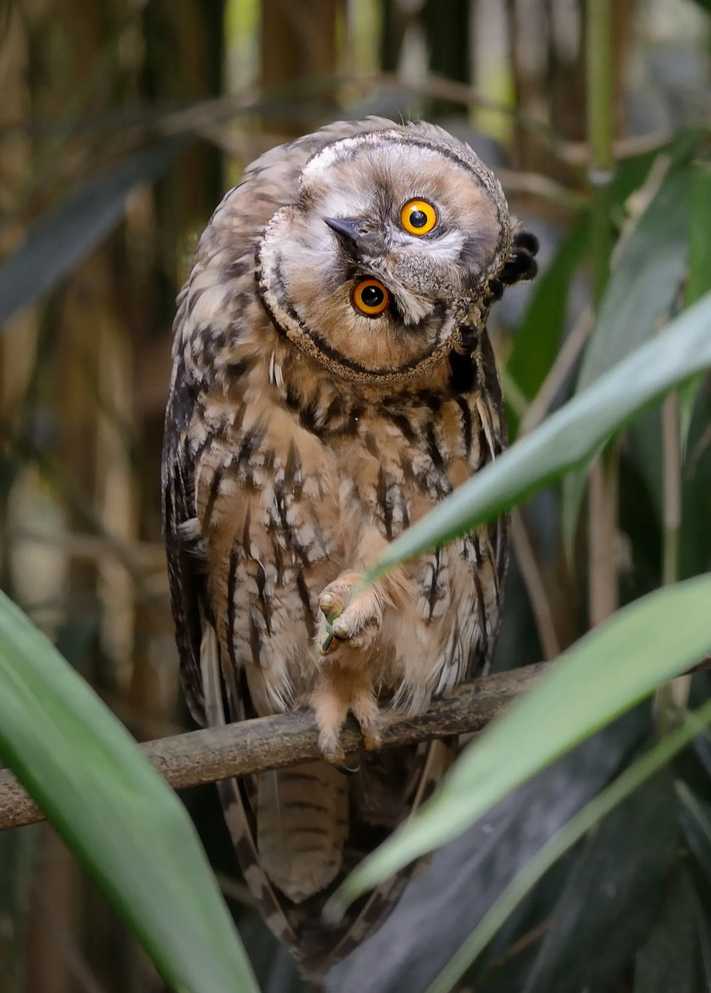
#> input picture imagenPrueba/image.png, 711 x 993 px, shrunk from 1600 x 2236 before the run, found by its file name
$ python taller2.py
#> lines starting #> are read from the running program, lines starting #| are printed output that depends on the picture
import cv2
import matplotlib.pyplot as plt
import numpy as np

# ==========================================
# TALLER DE LABORATORIO 1: TRANSFORMACIÓN
# ==========================================

# 1. Crear el píxel BGR completamente amarillo (Azul=0, Verde=255, Rojo=255)
pixel = np.array([0, 255, 255], dtype=np.float32)

# 2. Pesos ponderados para el orden BGR (0.114*B + 0.587*G + 0.299*R)
pesos = np.array([0.114, 0.587, 0.299])

# Producto punto entre el píxel y los pesos
gris_calculado = np.dot(pixel, pesos)

# 3. Imprimir el resultado manual
print(f"1. Valor de intensidad en gris para amarillo puro: {gris_calculado:.2f}")

# 4. Verificación con una imagen real descargada usando OpenCV
ruta_imagen = '/workspaces/IA-2/imagenPrueba/image.png'
imagen = cv2.imread(ruta_imagen)
#> imagen is the input picture: shape (993, 711, 3); mean B, G, R 67.6, 84.8, 88.4

if imagen is not None:
    # Conversión mediante la función optimizada de OpenCV
    img_gris = cv2.cvtColor(imagen, cv2.COLOR_BGR2GRAY)
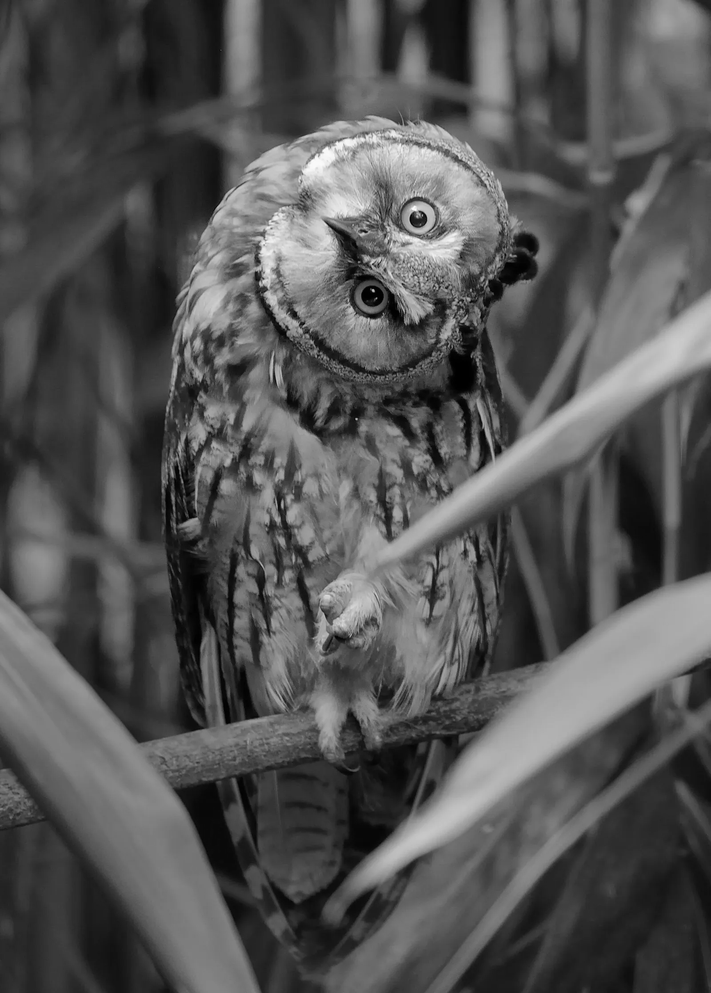
#> img_gris: shape (993, 711); min 0, max 254, mean 83.9

    print("\n2. Conversión a grises en OpenCV realizada con éxito.")
    print("   - Dimensiones de imagen original (Alto, Ancho, Canales):", imagen.shape)
#|    - Dimensiones de imagen original (Alto, Ancho, Canales): (993, 711, 3)
    print("   - Dimensiones de imagen en gris (Alto, Ancho):", img_gris.shape)
#|    - Dimensiones de imagen en gris (Alto, Ancho): (993, 711)

    # En Codespaces guardamos la imagen convertida para verla en el explorador
    cv2.imwrite('imagen_gris_resultado.png', img_gris)
    print("   - Se guardó 'imagen_gris_resultado.png' en tus archivos.")
else:
    print("\nError: No se encontró la imagen en la ruta especificada.")

# ==========================================
# TALLER DE LABORATORIO 2: ANÁLISIS ESTADÍSTICO
# ==========================================

if imagen is not None:
    # Configurar colores y etiquetas para cada canal BGR
    colores = ('b', 'g', 'r')
    etiquetas = ('Canal Azul', 'Canal Verde', 'Canal Rojo')

    plt.figure(figsize=(10, 5))

    # Calcular y graficar el histograma de cada canal
    for i, col in enumerate(colores):
        hist = cv2.calcHist([imagen], [i], None, [256], [0, 256])
        plt.plot(hist, color=col, label=etiquetas[i])
        plt.xlim([0, 256])

    plt.title("Histograma Comparativo de Canales RGB")
    plt.xlabel("Valor del Píxel (0 - 255)")
    plt.ylabel("Frecuencia (Cantidad de Píxeles)")
    plt.legend()
    plt.grid(True)

    # Guardar la gráfica como imagen para poder abrirla desde VS Code
    plt.savefig('histograma_resultado.png')
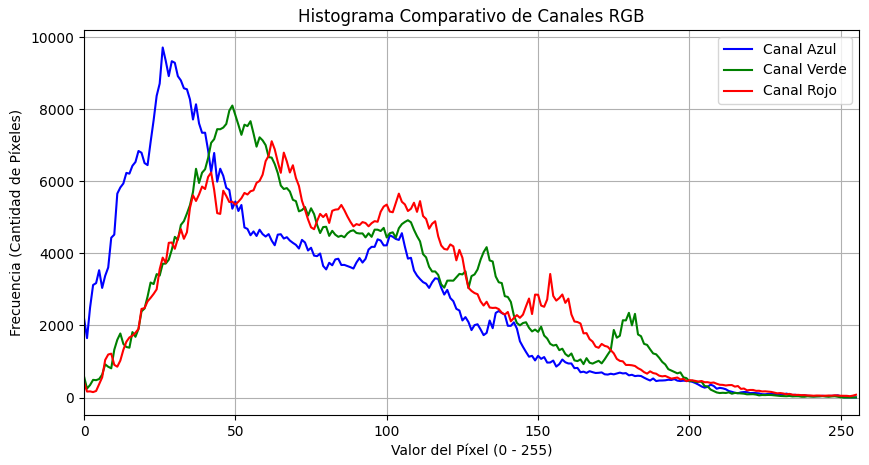
#> figure drawn by matplotlib, 1 panel; curve peaks at x = 26, y = 9711; curve peaks at x = 49, y = 8100; curve peaks at x = 62, y = 7110
    print("\n3. ¡Proceso completado!")
    print("   - La gráfica del histograma se guardó como 'histograma_resultado.png'.")
